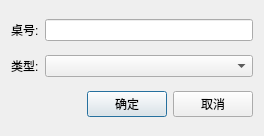
<?xml version="1.0" encoding="UTF-8"?>
<ui version="4.0">
 <class>GuiAddBilliardsTable</class>
 <widget class="QDialog" name="GuiAddBilliardsTable">
  <property name="geometry">
   <rect>
    <x>0</x>
    <y>0</y>
    <width>264</width>
    <height>136</height>
   </rect>
  </property>
  <property name="windowTitle">
   <string>GuiAddBilliardsTable</string>
  </property>
  <layout class="QVBoxLayout" name="verticalLayout">
   <item>
    <layout class="QHBoxLayout" name="horizontalLayout_2">
     <item>
      <widget class="QLabel" name="label">
       <property name="text">
        <string>桌号:</string>
       </property>
      </widget>
     </item>
     <item>
      <widget class="QLineEdit" name="lineEditTableNum"/>
     </item>
    </layout>
   </item>
   <item>
    <layout class="QHBoxLayout" name="horizontalLayout_3">
     <item>
      <widget class="QLabel" name="label_2">
       <property name="text">
        <string>类型:</string>
       </property>
      </widget>
     </item>
     <item>
      <widget class="QComboBox" name="comboBoxTableType">
       <property name="sizePolicy">
        <sizepolicy hsizetype="Expanding" vsizetype="Fixed">
         <horstretch>0</horstretch>
         <verstretch>0</verstretch>
        </sizepolicy>
       </property>
      </widget>
     </item>
    </layout>
   </item>
   <item>
    <layout class="QHBoxLayout" name="horizontalLayout">
     <item>
      <spacer name="horizontalSpacer">
       <property name="orientation">
        <enum>Qt::Horizontal</enum>
       </property>
       <property name="sizeHint" stdset="0">
        <size>
         <width>40</width>
         <height>20</height>
        </size>
       </property>
      </spacer>
     </item>
     <item>
      <widget class="QPushButton" name="pushButtonOk">
       <property name="text">
        <string>确定</string>
       </property>
      </widget>
     </item>
     <item>
      <widget class="QPushButton" name="pushButtonCancel">
       <property name="text">
        <string>取消</string>
       </property>
      </widget>
     </item>
    </layout>
   </item>
  </layout>
 </widget>
 <layoutdefault spacing="6" margin="11"/>
 <resources/>
 <connections/>
</ui>
